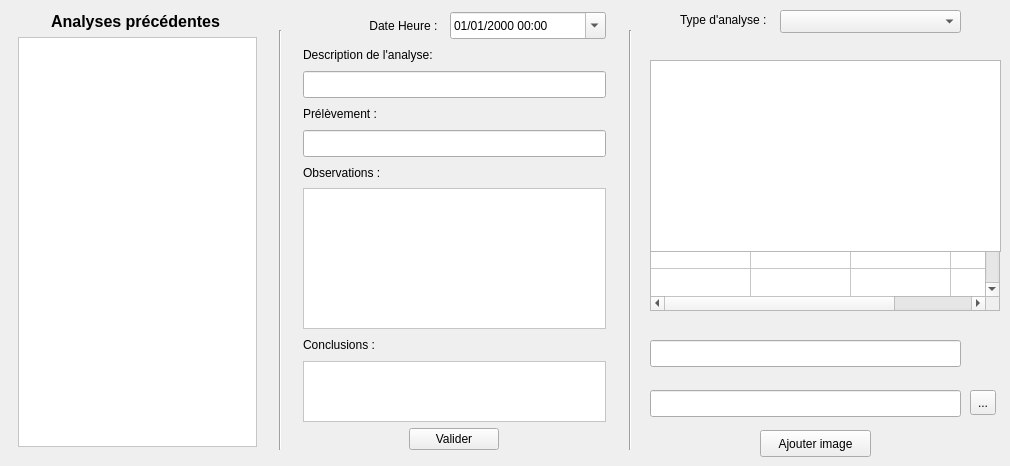
        <widget class="QWidget" name="tab_analyses">
         <attribute name="title">
          <string>Analyses</string>
         </attribute>
         <widget class="QTableWidget" name="tableWidget_analyses">
          <property name="enabled">
           <bool>true</bool>
          </property>
          <property name="geometry">
           <rect>
            <x>650</x>
            <y>70</y>
            <width>350</width>
            <height>241</height>
           </rect>
          </property>
          <property name="showGrid">
           <bool>true</bool>
          </property>
          <property name="rowCount">
           <number>16</number>
          </property>
          <property name="columnCount">
           <number>4</number>
          </property>
          <attribute name="verticalHeaderVisible">
           <bool>false</bool>
          </attribute>
          <attribute name="verticalHeaderVisible">
           <bool>false</bool>
          </attribute>
          <row/>
          <row/>
          <row/>
          <row/>
          <row/>
          <row/>
          <row/>
          <row/>
          <row/>
          <row/>
          <row/>
          <row/>
          <row/>
          <row/>
          <row/>
          <row/>
          <column/>
          <column/>
          <column/>
          <column/>
         </widget>
         <widget class="QListWidget" name="listWidget_analyse">
          <property name="geometry">
           <rect>
            <x>650</x>
            <y>60</y>
            <width>351</width>
            <height>192</height>
           </rect>
          </property>
         </widget>
         <widget class="QLineEdit" name="lineEdit_titreImage">
          <property name="geometry">
           <rect>
            <x>650</x>
            <y>340</y>
            <width>311</width>
            <height>27</height>
           </rect>
          </property>
         </widget>
         <widget class="QLineEdit" name="lineEdit_fichier">
          <property name="geometry">
           <rect>
            <x>650</x>
            <y>390</y>
            <width>311</width>
            <height>27</height>
           </rect>
          </property>
         </widget>
         <widget class="QToolButton" name="toolButton_fichier">
          <property name="geometry">
           <rect>
            <x>970</x>
            <y>390</y>
            <width>26</width>
            <height>25</height>
           </rect>
          </property>
          <property name="text">
           <string>...</string>
          </property>
         </widget>
         <widget class="QPushButton" name="pushButton_addImage">
          <property name="geometry">
           <rect>
            <x>760</x>
            <y>430</y>
            <width>111</width>
            <height>27</height>
           </rect>
          </property>
          <property name="toolTip">
           <string>Ajouter une nouvelle image à l'examen</string>
          </property>
          <property name="text">
           <string>Ajouter image</string>
          </property>
         </widget>
         <widget class="Line" name="line">
          <property name="geometry">
           <rect>
            <x>620</x>
            <y>30</y>
            <width>20</width>
            <height>420</height>
           </rect>
          </property>
          <property name="orientation">
           <enum>Qt::Vertical</enum>
          </property>
         </widget>
         <widget class="Line" name="line_2">
          <property name="geometry">
           <rect>
            <x>270</x>
            <y>30</y>
            <width>20</width>
            <height>420</height>
           </rect>
          </property>
          <property name="orientation">
           <enum>Qt::Vertical</enum>
          </property>
         </widget>
         <widget class="QLabel" name="label_5">
          <property name="geometry">
           <rect>
            <x>660</x>
            <y>11</y>
            <width>113</width>
            <height>17</height>
           </rect>
          </property>
          <property name="text">
           <string>Type d'analyse :  </string>
          </property>
          <property name="alignment">
           <set>Qt::AlignRight|Qt::AlignTrailing|Qt::AlignVCenter</set>
          </property>
         </widget>
         <widget class="QComboBox" name="comboBox_typeanalyse">
          <property name="geometry">
           <rect>
            <x>780</x>
            <y>10</y>
            <width>181</width>
            <height>23</height>
           </rect>
          </property>
          <property name="sizePolicy">
           <sizepolicy hsizetype="Preferred" vsizetype="Fixed">
            <horstretch>0</horstretch>
            <verstretch>0</verstretch>
           </sizepolicy>
          </property>
          <property name="baseSize">
           <size>
            <width>0</width>
            <height>0</height>
           </size>
          </property>
         </widget>
         <widget class="QLabel" name="label_3">
          <property name="geometry">
           <rect>
            <x>50</x>
            <y>12</y>
            <width>171</width>
            <height>19</height>
           </rect>
          </property>
          <property name="font">
           <font>
            <family>Arial</family>
            <pointsize>12</pointsize>
            <weight>75</weight>
            <bold>true</bold>
           </font>
          </property>
          <property name="text">
           <string>Analyses précédentes</string>
          </property>
          <property name="textFormat">
           <enum>Qt::PlainText</enum>
          </property>
          <property name="alignment">
           <set>Qt::AlignCenter</set>
          </property>
          <property name="buddy">
           <cstring>listView</cstring>
          </property>
         </widget>
         <widget class="QListView" name="listView">
          <property name="geometry">
           <rect>
            <x>18</x>
            <y>37</y>
            <width>239</width>
            <height>410</height>
           </rect>
          </property>
          <property name="statusTip">
           <string>Double click pour éditer l'analyse</string>
          </property>
          <property name="styleSheet">
           <string notr="true">background-color: rgb(255, 255, 255);</string>
          </property>
         </widget>
         <widget class="QWidget" name="layoutWidget">
          <property name="geometry">
           <rect>
            <x>303</x>
            <y>12</y>
            <width>303</width>
            <height>438</height>
           </rect>
          </property>
          <layout class="QVBoxLayout" name="verticalLayout_2">
           <item>
            <layout class="QHBoxLayout" name="horizontalLayout_2">
             <item>
              <widget class="QLabel" name="label_4">
               <property name="baseSize">
                <size>
                 <width>0</width>
                 <height>0</height>
                </size>
               </property>
               <property name="text">
                <string>Date Heure :  </string>
               </property>
               <property name="alignment">
                <set>Qt::AlignRight|Qt::AlignTrailing|Qt::AlignVCenter</set>
               </property>
               <property name="buddy">
                <cstring>dateTimeEdit_analyse</cstring>
               </property>
              </widget>
             </item>
             <item>
              <widget class="QDateTimeEdit" name="dateTimeEdit_analyse">
               <property name="sizePolicy">
                <sizepolicy hsizetype="Fixed" vsizetype="Fixed">
                 <horstretch>0</horstretch>
                 <verstretch>0</verstretch>
                </sizepolicy>
               </property>
               <property name="minimumSize">
                <size>
                 <width>156</width>
                 <height>27</height>
                </size>
               </property>
               <property name="displayFormat">
                <string>dd/MM/yyyy HH:mm</string>
               </property>
               <property name="calendarPopup">
                <bool>true</bool>
               </property>
              </widget>
             </item>
            </layout>
           </item>
           <item>
            <widget class="QLabel" name="label_6">
             <property name="text">
              <string>Description de l'analyse:</string>
             </property>
             <property name="buddy">
              <cstring>lineEdit_description</cstring>
             </property>
            </widget>
           </item>
           <item>
            <widget class="QLineEdit" name="lineEdit_description">
             <property name="sizePolicy">
              <sizepolicy hsizetype="Preferred" vsizetype="Fixed">
               <horstretch>0</horstretch>
               <verstretch>0</verstretch>
              </sizepolicy>
             </property>
             <property name="minimumSize">
              <size>
               <width>261</width>
               <height>27</height>
              </size>
             </property>
            </widget>
           </item>
           <item>
            <widget class="QLabel" name="label_7">
             <property name="text">
              <string>Prélèvement :</string>
             </property>
             <property name="buddy">
              <cstring>lineEdit_prelevement</cstring>
             </property>
            </widget>
           </item>
           <item>
            <widget class="QLineEdit" name="lineEdit_prelevement">
             <property name="sizePolicy">
              <sizepolicy hsizetype="Preferred" vsizetype="Fixed">
               <horstretch>0</horstretch>
               <verstretch>0</verstretch>
              </sizepolicy>
             </property>
             <property name="minimumSize">
              <size>
               <width>261</width>
               <height>27</height>
              </size>
             </property>
            </widget>
           </item>
           <item>
            <widget class="QLabel" name="label_8">
             <property name="text">
              <string>Observations :</string>
             </property>
             <property name="buddy">
              <cstring>textEdit_syntheseanalyse</cstring>
             </property>
            </widget>
           </item>
           <item>
            <widget class="QTextEdit" name="textEdit_syntheseanalyse">
             <property name="sizePolicy">
              <sizepolicy hsizetype="Expanding" vsizetype="Fixed">
               <horstretch>0</horstretch>
               <verstretch>0</verstretch>
              </sizepolicy>
             </property>
             <property name="minimumSize">
              <size>
               <width>301</width>
               <height>120</height>
              </size>
             </property>
             <property name="maximumSize">
              <size>
               <width>16777215</width>
               <height>141</height>
              </size>
             </property>
             <property name="baseSize">
              <size>
               <width>0</width>
               <height>0</height>
              </size>
             </property>
             <property name="autoFillBackground">
              <bool>false</bool>
             </property>
             <property name="styleSheet">
              <string notr="true">background-color: rgb(255, 255, 255);</string>
             </property>
            </widget>
           </item>
           <item>
            <widget class="QLabel" name="label_9">
             <property name="text">
              <string>Conclusions :</string>
             </property>
             <property name="buddy">
              <cstring>textEdit_conclusions</cstring>
             </property>
            </widget>
           </item>
           <item>
            <widget class="QTextEdit" name="textEdit_conclusions">
             <property name="sizePolicy">
              <sizepolicy hsizetype="Expanding" vsizetype="Fixed">
               <horstretch>0</horstretch>
               <verstretch>0</verstretch>
              </sizepolicy>
             </property>
             <property name="minimumSize">
              <size>
               <width>301</width>
               <height>0</height>
              </size>
             </property>
             <property name="maximumSize">
              <size>
               <width>16777215</width>
               <height>61</height>
              </size>
             </property>
             <property name="styleSheet">
              <string notr="true">background-color: rgb(255, 255, 255);</string>
             </property>
            </widget>
           </item>
           <item>
            <layout class="QHBoxLayout" name="horizontalLayout_6">
             <item>
              <widget class="QPushButton" name="pushButton_valide">
               <property name="maximumSize">
                <size>
                 <width>90</width>
                 <height>16777215</height>
                </size>
               </property>
               <property name="focusPolicy">
                <enum>Qt::StrongFocus</enum>
               </property>
               <property name="toolTip">
                <string>Ajouter l'analyse au dossier</string>
               </property>
               <property name="text">
                <string>Valider</string>
               </property>
              </widget>
             </item>
            </layout>
           </item>
          </layout>
         </widget>
        </widget>
